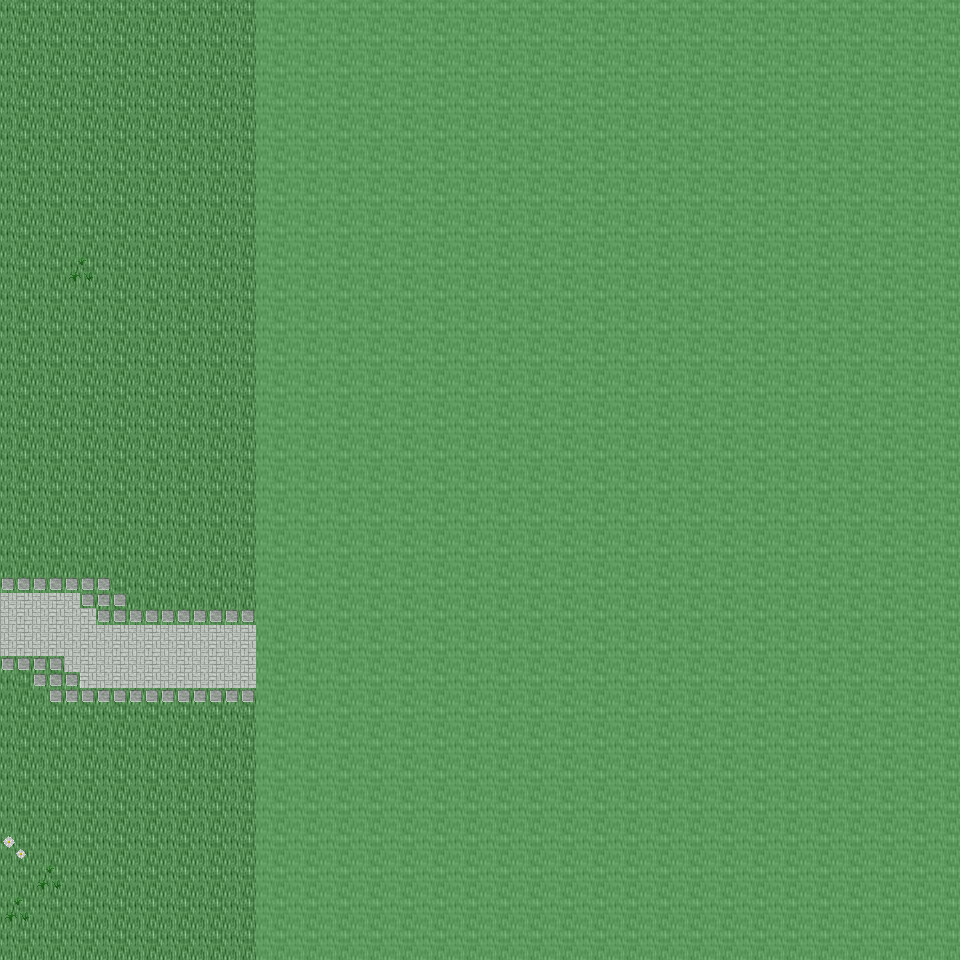

A level layout from a 2D game, rendered from its tile map. Below: a short description, then the map file with tile-grid data replaced by summaries:
An orthogonal 30x30 tile map with 32x32 px tiles, 6 tile layers (Ground, Object, Object2, Above, ...), 18 tilesets and 3 objects (3x mapchange).

<map version="1.0" orientation="orthogonal" renderorder="right-down" width="30" height="30" tilewidth="32" tileheight="32" nextobjectid="4">
  <tileset firstgid="1" name="tileset_ground_ground" tilewidth="32" tileheight="32" tilecount="33" columns="3">
    <image source="../drawable/tileset_ground_ground.png" width="96" height="352" />
  </tileset>
  <tileset firstgid="34" name="tileset_ground_ridge_earth_dark" tilewidth="32" tileheight="32" tilecount="96" columns="12">
    <image source="../drawable/tileset_ground_ridge_earth_dark.png" width="384" height="256" />
  </tileset>
  <tileset firstgid="130" name="tileset_plant_grasses" tilewidth="32" tileheight="32" tilecount="6" columns="3">
    <image source="../drawable/tileset_plant_grasses.png" width="96" height="64" />
  </tileset>
  <tileset firstgid="136" name="tileset_ground_grass_edges" tilewidth="32" tileheight="32" tilecount="36" columns="12">
    <image source="../drawable/tileset_ground_grass_edges.png" width="384" height="96" />
  </tileset>
  <tileset firstgid="172" name="tileset_ground_rock_pebbles" tilewidth="32" tileheight="32" tilecount="3" columns="1">
    <image source="../drawable/tileset_ground_rock_pebbles.png" width="32" height="96" />
  </tileset>
  <tileset firstgid="175" name="tileset_plant_flower_daisy_blue" tilewidth="32" tileheight="32" tilecount="8" columns="2">
    <image source="../drawable/tileset_plant_flower_daisy_blue.png" width="64" height="128" />
  </tileset>
  <tileset firstgid="183" name="tileset_plant_flower_daisy_white" tilewidth="32" tileheight="32" tilecount="8" columns="2">
    <image source="../drawable/tileset_plant_flower_daisy_white.png" width="64" height="128" />
  </tileset>
  <tileset firstgid="191" name="tileset_ground_cobbled_paving" tilewidth="32" tileheight="32" tilecount="1" columns="1">
    <image source="../drawable/tileset_ground_cobbled_paving.png" width="32" height="32" />
  </tileset>
  <tileset firstgid="192" name="tileset_item_pot_dark_barrel" tilewidth="32" tileheight="32" tilecount="2" columns="1">
    <image source="../drawable/tileset_item_pot_dark_barrel.png" width="32" height="64" />
  </tileset>
  <tileset firstgid="194" name="tileset_item_statue_green_stone" tilewidth="32" tileheight="32" tilecount="12" columns="4">
    <image source="../drawable/tileset_item_statue_green_stone.png" width="128" height="96" />
  </tileset>
  <tileset firstgid="206" name="tileset_logic_collision" tilewidth="32" tileheight="32" tilecount="1" columns="1">
    <image source="../drawable/tileset_logic_collision.png" width="32" height="32" />
  </tileset>
  <tileset firstgid="207" name="tileset_ground_pothole" tilewidth="32" tileheight="32" tilecount="4" columns="4">
    <image source="../drawable/tileset_ground_pothole.png" width="128" height="32" />
  </tileset>
  <tileset firstgid="211" name="tileset_object_suspension_bridge" tilewidth="32" tileheight="32" tilecount="24" columns="3">
    <image source="../drawable/tileset_object_suspension_bridge.png" width="96" height="256" />
  </tileset>
  <tileset firstgid="235" name="tileset_item_corpse_huge_animal" tilewidth="32" tileheight="32" tilecount="16" columns="2">
    <image source="../drawable/tileset_item_corpse_huge_animal.png" width="64" height="256" />
  </tileset>
  <tileset firstgid="251" name="tileset_ground_green_paving" tilewidth="32" tileheight="32" tilecount="18" columns="3">
    <image source="../drawable/tileset_ground_green_paving.png" width="96" height="192" />
  </tileset>
  <tileset firstgid="269" name="tileset_building_chimney_smoke" tilewidth="32" tileheight="32" tilecount="40" columns="4">
    <image source="../drawable/tileset_building_chimney_smoke.png" width="128" height="320" />
  </tileset>
  <tileset firstgid="309" name="tileset_building_huts" tilewidth="32" tileheight="32" tilecount="338" columns="26">
    <image source="../drawable/tileset_building_huts.png" width="832" height="416" />
  </tileset>
  <tileset firstgid="647" name="tileset_light_door_light" tilewidth="32" tileheight="32" tilecount="12" columns="3">
    <image source="../drawable/tileset_light_door_light.png" width="96" height="128" />
  </tileset>
  <layer name="Ground" width="30" height="30">
    <data>[900 cells, 900 non-empty, 6 distinct tile ids]</data>
  </layer>
  <layer name="Object" width="30" height="30">
    <data>[900 cells, 181 non-empty, 17 distinct tile ids]</data>
  </layer>
  <layer name="Object2" width="30" height="30">
    <data>[900 cells, 0 non-empty, 0 distinct tile ids]</data>
  </layer>
  <layer name="Above" width="30" height="30">
    <data>[900 cells, 0 non-empty, 0 distinct tile ids]</data>
  </layer>
  <layer name="Above2" width="30" height="30">
    <data>[900 cells, 0 non-empty, 0 distinct tile ids]</data>
  </layer>
  <layer name="Walkable" width="30" height="30">
    <data>[900 cells, 660 non-empty, 1 distinct tile ids]</data>
  </layer>
  <objectgroup name="MapEvents">
    <object id="1" name="north" type="mapchange" x="0" y="0" width="256" height="32">
      <properties>
        <property name="map" value="0_ados_mountain_n2_w2_x4_y2" />
        <property name="place" value="south" />
      </properties>
    </object>
    <object id="2" name="south" type="mapchange" x="0" y="928" width="256" height="32">
      <properties>
        <property name="map" value="0_ados_mountain_n2_w2_x4_y4" />
        <property name="place" value="north" />
      </properties>
    </object>
    <object id="3" name="west" type="mapchange" x="0" y="0" width="32" height="960">
      <properties>
        <property name="map" value="0_ados_mountain_n2_w2_x3_y3" />
        <property name="place" value="east" />
      </properties>
    </object>
  </objectgroup>
</map>
